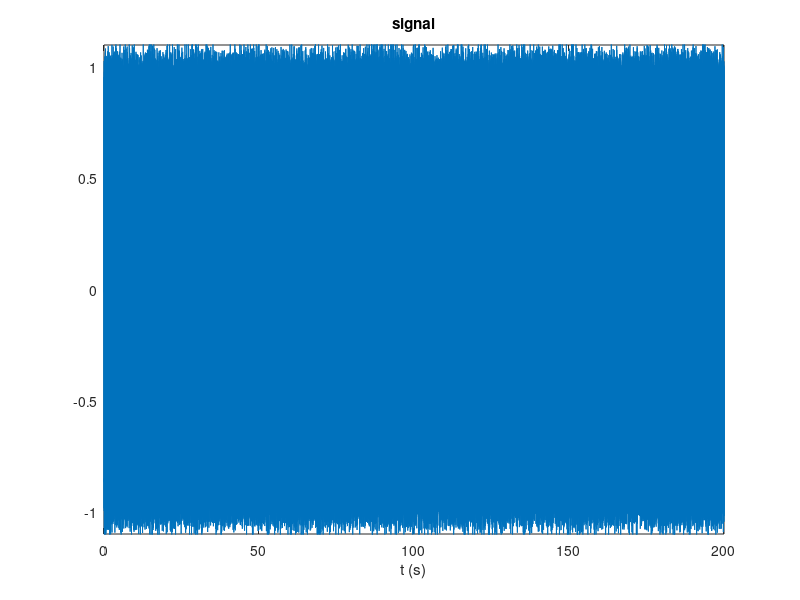

This chart was generated by the following MATLAB code: (Note: this script raises an error after producing the figure.)
%%

% M = 2; % Modulation order
% freqsep = 8; % Frequency separation (Hz)
% nsamp = 40; % Number of samples per symbol
% Fs = 40; % Sample rate (Hz)
% msg1 = randi([0 M-1],100,1);
% xs1 = fskmod(msg1,M,freqsep,nsamp,Fs*3);
% msg2 = randi([0 M-1],100,1);
% xs2 = fskmod(msg2,M,freqsep,nsamp,Fs);
% xs=[xs1;xs2];

msgN=100;
msg = randi([0 1],msgN,1);
Fs = 5*msgN;
ts=0:1/Fs:msgN;
N=length(ts);
msgsig=zeros(1,N);
i=1; 
for j=1:N
    if ts(j)<=i 
        msgsig(j)=msg(i); 
    else 
        i=i+1; 
    end 
end 
x1=sin(2*pi*20*ts);
x2=sin(2*pi*25*ts);
xs1=(msgsig==0).*x1 + (msgsig==1).*x2;
x1=sin(2*pi*40*ts);
x2=sin(2*pi*45*ts);
xs2=(msgsig==0).*x1 + (msgsig==1).*x2;
xs=[xs1,xs2];
xs=xs+normrnd(0,0.05,size(xs)); %noise
%%
%xs=imag(xs');
N=length(xs);
ts=0:1/Fs:(N-1)/Fs;
figure('Position',[100 300 1200 400],'color','w');
plot(ts,xs);
title('signal');
xlabel('t (s)');
xlim([0,ts(end)]);
ylim([-1.1,1.1]);

%%
% for wid=[50,100,200,400]
%     figure;
%     stft(xs,Fs,'Window',hann(wid,'periodic'),'FrequencyRange','onesided');
%     title(['Short-time FT, Hann ',num2str(wid)]);
% end

wid=200;
figure('Position',[100 300 1200 400],'color','w');
[s,f,t]=fsst(xs,Fs,hann(wid,'periodic'),'yaxis');
mesh(t,f,abs(s))
axis tight
view(2)
colorbar
ylabel('Frequency');
xlabel('Time');
title(['FSST, Hann ',num2str(wid)]);
%%
mean_freq=zeros(1,N);
s2=abs(s);
for i=1:N
    mean_freq(i)=mean(s2(:,i).*f);
end
figure;
plot(ts,mean_freq);
title('Mean frequency');
xlabel('t');
ylabel('f');

%% filtered derivative 1
l=30;
%z=[zeros(1,l),xs]-[xs,zeros(1,l)];
z=conv(mean_freq,[-1,zeros(1,l-1),1]);
z=z(1+l:end);
figure;
plot(ts,z);

%% filtered derivative 2
l=200;
%z=[zeros(1,l),xs]-[xs,zeros(1,l)];
z=conv(mean_freq,[-1*ones(1,l),ones(1,l)]);
z=z(1+l*2-1:end)/l^2;
z(end-2*l:end)=0;
figure;
plot(ts,z);

%% Shiryaev

z=cumsum(mean_freq);
figure;
plot(ts,z);